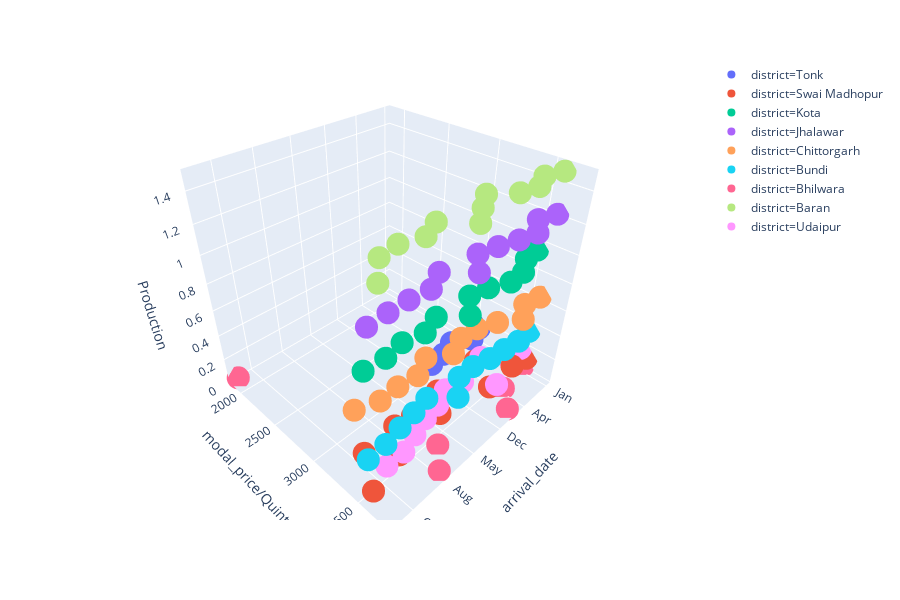

The notebook cell this image was saved under:
### Code cell
import plotly.express as px
# iris = px.data.iris()
fig = px.scatter_3d(avrjn, x=avrjn['arrival_date'], y=avrjn['modal_price/Quintol'], z=avrjn['Production'],color ='district')
fig.show()

### Figure 1 — Plotly figure (JSON) as saved in the notebook; plotly's stock layout.template omitted (floating-point values rounded to 4 significant figures)
{"data": [{"hoverlabel": {"namelength": 0}, "hovertemplate": "district=Tonk<br>arrival_date=%{x}<br>modal_price/Quintol=%{y}<br>Production=%{z}", "legendgroup": "district=Tonk", "marker": {"color": "#636efa", "symbol": "circle"}, "mode": "markers", "name": "district=Tonk", "scene": "scene", "showlegend": true, "type": "scatter3d", "x": ["Jan", "Feb", "Apr", "Jun", "Dec"], "y": [3050, 3100, 3000, 3050, 3063], "z": [0.156, 0.156, 0.156, 0.156, 0.156]}, {"hoverlabel": {"namelength": 0}, "hovertemplate": "district=Swai Madhopur<br>arrival_date=%{x}<br>modal_price/Quintol=%{y}<br>Production=%{z}", "legendgroup": "district=Swai Madhopur", "marker": {"color": "#EF553B", "symbol": "circle"}, "mode": "markers", "name": "district=Swai Madhopur", "scene": "scene", "showlegend": true, "type": "scatter3d", "x": ["Jan", "Feb", "Mar", "Apr", "May", "Jun", "Jul", "Aug", "Sep", "Oct", "Nov", "Dec"], "y": [3572.0, 3541.0, 3279.0, 3275, 3455, 3555, 3318, 3291, 3506.0, 3315, 3592.0, 3363], "z": [0.124, 0.124, 0.124, 0.124, 0.124, 0.124, 0.124, 0.124, 0.124, 0.124, 0.124, 0.124]}, {"hoverlabel": {"namelength": 0}, "hovertemplate": "district=Kota<br>arrival_date=%{x}<br>modal_price/Quintol=%{y}<br>Production=%{z}", "legendgroup": "district=Kota", "marker": {"color": "#00cc96", "symbol": "circle"}, "mode": "markers", "name": "district=Kota", "scene": "scene", "showlegend": true, "type": "scatter3d", "x": ["Jan", "Feb", "Mar", "Apr", "May", "Jun", "Jul", "Aug", "Sep", "Oct", "Nov", "Dec"], "y": [3496.0, 3508.0, 3503.0, 3597.0, 3642.0, 3606.0, 3496.0, 3553.0, 3516.0, 3545.0, 3531.0, 3536.0], "z": [0.953, 0.953, 0.953, 0.953, 0.953, 0.953, 0.953, 0.953, 0.953, 0.953, 0.953, 0.953]}, {"hoverlabel": {"namelength": 0}, "hovertemplate": "district=Jhalawar<br>arrival_date=%{x}<br>modal_price/Quintol=%{y}<br>Production=%{z}", "legendgroup": "district=Jhalawar", "marker": {"color": "#ab63fa", "symbol": "circle"}, "mode": "markers", "name": "district=Jhalawar", "scene": "scene", "showlegend": true, "type": "scatter3d", "x": ["Jan", "Feb", "Mar", "Apr", "May", "Jun", "Jul", "Aug", "Sep", "Oct", "Nov", "Dec"], "y": [3605.0, 3551.0, 3535.0, 3657.0, 3676.0, 3620.0, 3498.0, 3584.0, 3564.0, 3565.0, 3572.0, 3571.0], "z": [1.223, 1.223, 1.223, 1.223, 1.223, 1.223, 1.223, 1.223, 1.223, 1.223, 1.223, 1.223]}, {"hoverlabel": {"namelength": 0}, "hovertemplate": "district=Chittorgarh<br>arrival_date=%{x}<br>modal_price/Quintol=%{y}<br>Production=%{z}", "legendgroup": "district=Chittorgarh", "marker": {"color": "#FFA15A", "symbol": "circle"}, "mode": "markers", "name": "district=Chittorgarh", "scene": "scene", "showlegend": true, "type": "scatter3d", "x": ["Jan", "Feb", "Mar", "Apr", "May", "Jun", "Jul", "Aug", "Sep", "Oct", "Nov", "Dec"], "y": [3592.0, 3560.0, 3465.0, 3660.0, 3535.0, 3543.0, 3425.0, 3506.0, 3483.0, 3492.0, 3432.0, 3481.0], "z": [0.644, 0.644, 0.644, 0.644, 0.644, 0.644, 0.644, 0.644, 0.644, 0.644, 0.644, 0.644]}, {"hoverlabel": {"namelength": 0}, "hovertemplate": "district=Bundi<br>arrival_date=%{x}<br>modal_price/Quintol=%{y}<br>Production=%{z}", "legendgroup": "district=Bundi", "marker": {"color": "#19d3f3", "symbol": "circle"}, "mode": "markers", "name": "district=Bundi", "scene": "scene", "showlegend": true, "type": "scatter3d", "x": ["Jan", "Feb", "Mar", "Apr", "May", "Jun", "Jul", "Aug", "Sep", "Oct", "Nov", "Dec"], "y": [3551.0, 3562.0, 3483.0, 3539.0, 3611.0, 3522.0, 3454.0, 3483.0, 3509.0, 3541.0, 3549.0, 3484.0], "z": [0.351, 0.351, 0.351, 0.351, 0.351, 0.351, 0.351, 0.351, 0.351, 0.351, 0.351, 0.351]}, {"hoverlabel": {"namelength": 0}, "hovertemplate": "district=Bhilwara<br>arrival_date=%{x}<br>modal_price/Quintol=%{y}<br>Production=%{z}", "legendgroup": "district=Bhilwara", "marker": {"color": "#FF6692", "symbol": "circle"}, "mode": "markers", "name": "district=Bhilwara", "scene": "scene", "showlegend": true, "type": "scatter3d", "x": ["Jan", "Apr", "Jun", "Jul", "Aug", "Nov"], "y": [3550, 3588.0, 3750, 3588.0, 3750, 1875], "z": [0.037, 0.037, 0.037, 0.037, 0.037, 0.037]}, {"hoverlabel": {"namelength": 0}, "hovertemplate": "district=Baran<br>arrival_date=%{x}<br>modal_price/Quintol=%{y}<br>Production=%{z}", "legendgroup": "district=Baran", "marker": {"color": "#B6E880", "symbol": "circle"}, "mode": "markers", "name": "district=Baran", "scene": "scene", "showlegend": true, "type": "scatter3d", "x": ["Jan", "Feb", "Mar", "Apr", "May", "Jun", "Jul", "Aug", "Sep", "Oct", "Nov", "Dec"], "y": [3597.0, 3543.0, 3536.0, 3612.0, 3647.0, 3575.0, 3453.0, 3526.0, 3472.0, 3499.0, 3666.0, 3433.0], "z": [1.478, 1.478, 1.478, 1.478, 1.478, 1.478, 1.478, 1.478, 1.478, 1.478, 1.478, 1.478]}, {"hoverlabel": {"namelength": 0}, "hovertemplate": "district=Udaipur<br>arrival_date=%{x}<br>modal_price/Quintol=%{y}<br>Production=%{z}", "legendgroup": "district=Udaipur", "marker": {"color": "#FF97FF", "symbol": "circle"}, "mode": "markers", "name": "district=Udaipur", "scene": "scene", "showlegend": true, "type": "scatter3d", "x": ["Jan", "Feb", "Mar", "Apr", "May", "Jun", "Jul", "Aug", "Sep", "Oct", "Dec"], "y": [3500, 3450, 3360, 3325, 3425, 3617.0, 3450, 3500, 3550, 3550, 3400], "z": [0.179, 0.179, 0.179, 0.179, 0.179, 0.179, 0.179, 0.179, 0.179, 0.179, 0.179]}], "layout": {"height": 600, "legend": {"tracegroupgap": 0}, "margin": {"t": 60}, "scene": {"domain": {"x": [0, 1], "y": [0, 1]}, "xaxis": {"title": {"text": "arrival_date"}}, "yaxis": {"title": {"text": "modal_price/Quintol"}}, "zaxis": {"title": {"text": "Production"}}}}}
